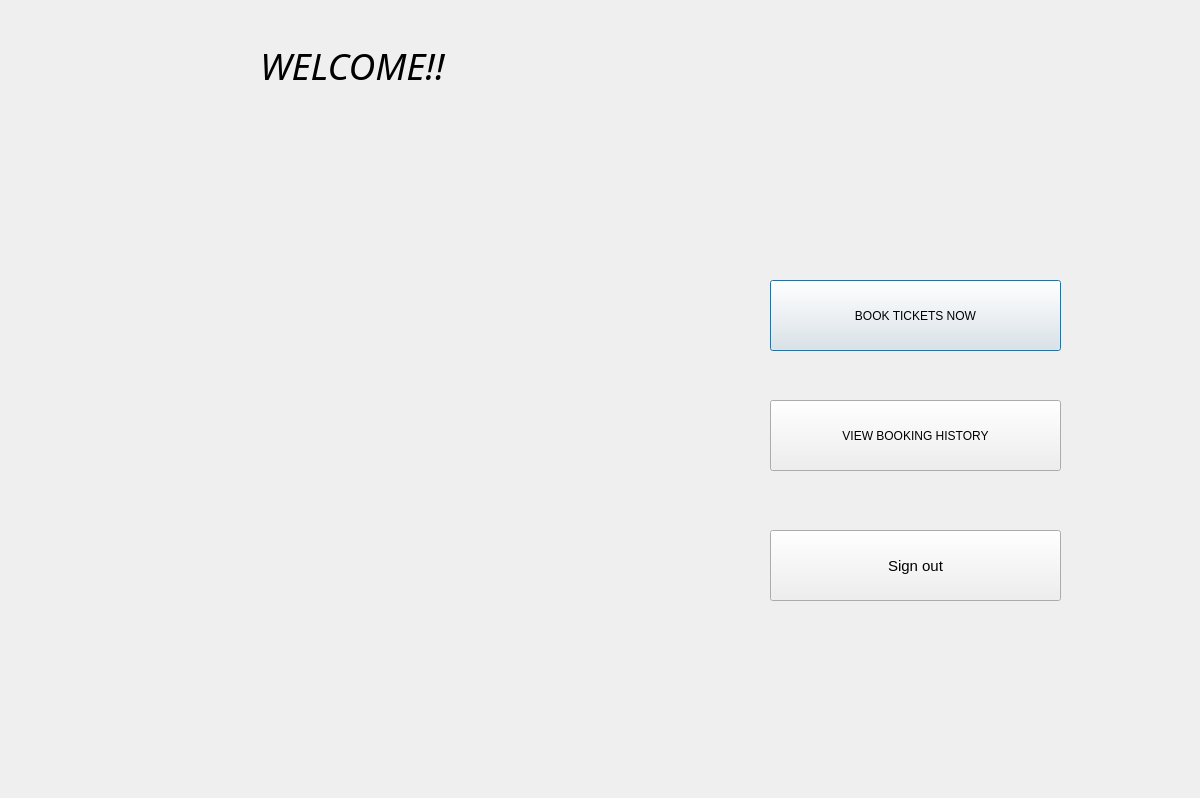
<?xml version="1.0" encoding="UTF-8"?>
<ui version="4.0">
 <class>Dialog</class>
 <widget class="QDialog" name="Dialog">
  <property name="geometry">
   <rect>
    <x>0</x>
    <y>0</y>
    <width>1200</width>
    <height>798</height>
   </rect>
  </property>
  <property name="windowTitle">
   <string>Dialog</string>
  </property>
  <widget class="QWidget" name="bgwidget" native="true">
   <property name="geometry">
    <rect>
     <x>0</x>
     <y>0</y>
     <width>1201</width>
     <height>801</height>
    </rect>
   </property>
   <property name="styleSheet">
    <string notr="true"/>
   </property>
   <widget class="QLabel" name="error">
    <property name="geometry">
     <rect>
      <x>440</x>
      <y>456</y>
      <width>341</width>
      <height>20</height>
     </rect>
    </property>
    <property name="styleSheet">
     <string notr="true">font: 12pt &quot;MS Shell Dlg 2&quot;; color:red;</string>
    </property>
    <property name="text">
     <string/>
    </property>
   </widget>
   <widget class="QLabel" name="label">
    <property name="geometry">
     <rect>
      <x>260</x>
      <y>10</y>
      <width>731</width>
      <height>111</height>
     </rect>
    </property>
    <property name="font">
     <font>
      <family>Rockwell</family>
      <pointsize>28</pointsize>
      <weight>50</weight>
      <italic>true</italic>
      <bold>false</bold>
     </font>
    </property>
    <property name="text">
     <string>WELCOME!!</string>
    </property>
   </widget>
   <widget class="QPushButton" name="book">
    <property name="geometry">
     <rect>
      <x>770</x>
      <y>280</y>
      <width>291</width>
      <height>71</height>
     </rect>
    </property>
    <property name="styleSheet">
     <string notr="true"/>
    </property>
    <property name="text">
     <string>BOOK TICKETS NOW</string>
    </property>
   </widget>
   <widget class="QPushButton" name="view">
    <property name="geometry">
     <rect>
      <x>770</x>
      <y>400</y>
      <width>291</width>
      <height>71</height>
     </rect>
    </property>
    <property name="styleSheet">
     <string notr="true"/>
    </property>
    <property name="text">
     <string>VIEW BOOKING HISTORY</string>
    </property>
   </widget>
   <widget class="QLabel" name="pic_label">
    <property name="geometry">
     <rect>
      <x>70</x>
      <y>160</y>
      <width>601</width>
      <height>481</height>
     </rect>
    </property>
    <property name="styleSheet">
     <string notr="true"/>
    </property>
    <property name="text">
     <string/>
    </property>
   </widget>
   <widget class="QPushButton" name="sign_out">
    <property name="geometry">
     <rect>
      <x>770</x>
      <y>530</y>
      <width>291</width>
      <height>71</height>
     </rect>
    </property>
    <property name="font">
     <font>
      <pointsize>11</pointsize>
     </font>
    </property>
    <property name="styleSheet">
     <string notr="true"/>
    </property>
    <property name="text">
     <string>Sign out</string>
    </property>
   </widget>
  </widget>
 </widget>
 <resources>
  <include location="resource.qrc"/>
 </resources>
 <connections/>
</ui>
